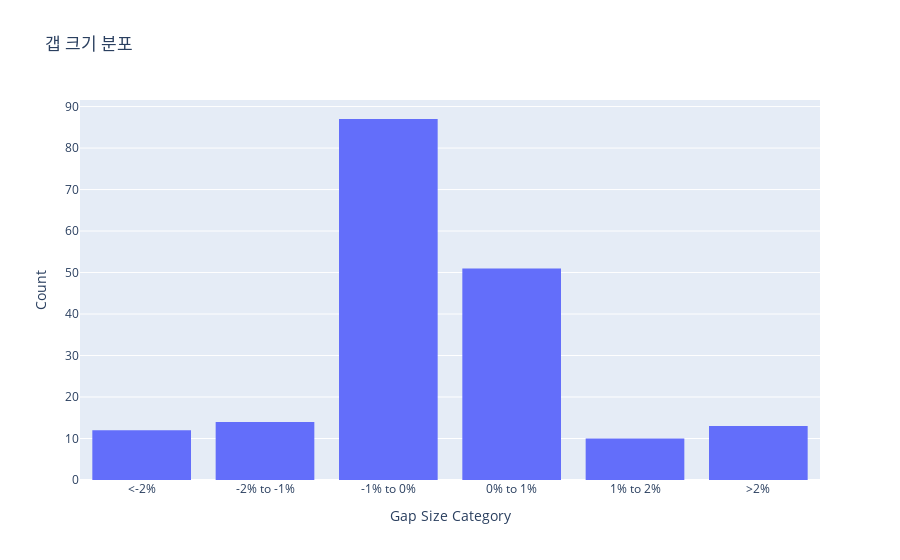
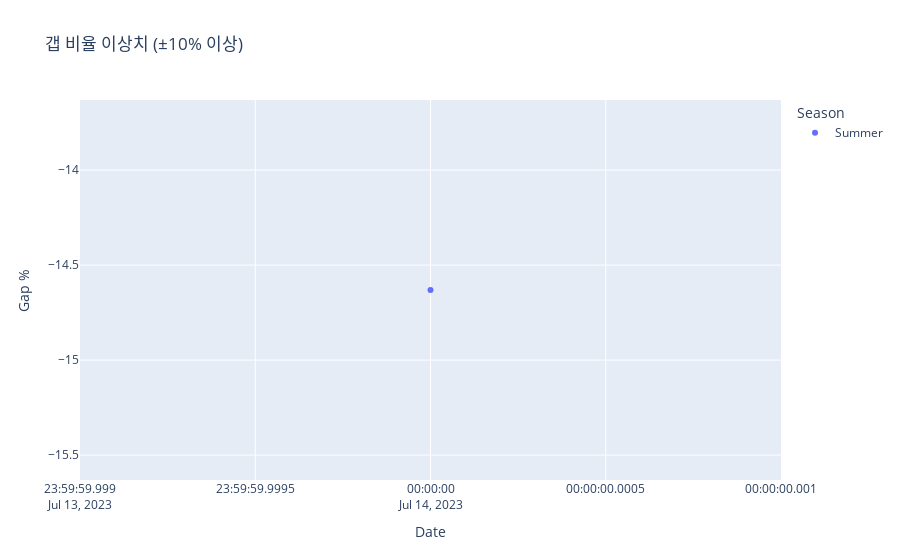

Notebook source saved alongside these figures, in order:
### Markdown cell above
- **갭 정의 및 범주화**
  - 갭 방향: 상승/하락/없음
  - 갭 크기: 절대값 기준 범주화

- **월별/계절별 분석**
  - 월별 갭 방향 비율
  - 겨울철(11-2월) vs 여름철(5-8월) 비교
  - 연도별/월별 갭 패턴

- **특이 케이스 분석**
  - 비정상 갭(±10% 이상) 탐지
  - 계절성 영향 확인

### Code cell
import pandas as pd
import matplotlib.pyplot as plt
import plotly.express as px
import seaborn as sns

# 1. 데이터 로드
data_friday = pd.read_csv('processed_natural_gas_data.csv')
data_friday['Date'] = pd.to_datetime(data_friday['Date'])
data_friday.set_index('Date', inplace=True)

# 2. 갭 방향 정의
def classify_gap(gap_pct):
    if gap_pct > 0.5:
        return 'Up'
    elif gap_pct < -0.5:
        return 'Down'
    else:
        return 'Neutral'

data_friday['Gap_Direction'] = data_friday['Gap_Pct'].apply(classify_gap)

# 3. 갭 크기 범주화
bins = [-float('inf'), -2, -1, 0, 1, 2, float('inf')]
labels = ['<-2%', '-2% to -1%', '-1% to 0%', '0% to 1%', '1% to 2%', '>2%']
data_friday['Gap_Size_Category'] = pd.cut(data_friday['Gap_Pct'], bins=bins, labels=labels)

# 4. 월별 갭 비율 계산
data_friday['Month'] = data_friday.index.month
monthly_gap_direction = data_friday.groupby('Month')['Gap_Direction'].value_counts(normalize=True).unstack().fillna(0)

# 5. 시각화 1: 월별 갭 방향 비율
monthly_gap_direction.plot(kind='bar', stacked=True, figsize=(10, 6), colormap='Set2')
plt.title('월별 갭 방향 비율 (Up/Down/Neutral)')
plt.xlabel('Month')
plt.ylabel('Ratio')
plt.legend(title='Gap Direction')
plt.show()

# 6. 시각화 2: 갭 크기 분포
fig = px.histogram(data_friday, x='Gap_Size_Category', title='갭 크기 분포',
                   category_orders={'Gap_Size_Category': labels})
fig.update_layout(xaxis_title='Gap Size Category', yaxis_title='Count')
fig.show()

# 디벨롭 1: 계절성 분석 강화
def classify_season(month):
    if month in [11, 12, 1, 2]:
        return 'Winter'
    elif month in [5, 6, 7, 8]:
        return 'Summer'
    else:
        return 'Other'

data_friday['Season'] = data_friday['Month'].apply(classify_season)
seasonal_gap = data_friday.groupby('Season')['Gap_Direction'].value_counts(normalize=True).unstack().fillna(0)

# 시각화 3: 계절별 갭 방향 비율
seasonal_gap.plot(kind='bar', stacked=True, figsize=(8, 5), colormap='Set3')
plt.title('계절별 갭 방향 비율 (Winter vs Summer)')
plt.xlabel('Season')
plt.ylabel('Ratio')
plt.legend(title='Gap Direction')
plt.show()

# 디벨롭 2: 이상치 탐지
outliers = data_friday[abs(data_friday['Gap_Pct']) >= 10]
print("\n갭 비율 이상치 (±10% 이상):")
print(outliers[['Close', 'MondayOpen', 'Gap_Pct', 'Season']])

if not outliers.empty:
    fig = px.scatter(outliers, x=outliers.index, y='Gap_Pct', color='Season',
                     title='갭 비율 이상치 (±10% 이상)',
                     labels={'Gap_Pct': 'Gap %', 'index': 'Date'})
    fig.show()
else:
    print("이상치(±10% 이상)가 없습니다.")

# 연도별-월별 갭 분석
data_friday['Year'] = data_friday.index.year
data_friday['Month'] = data_friday.index.month

# 연도별-월별 갭 방향 비율 계산
year_month_gap = data_friday.groupby(['Year', 'Month'])['Gap_Direction'].value_counts(normalize=True).unstack().fillna(0)

# 갭 상승 비율 히트맵
year_month_gap_up = year_month_gap['Up'].unstack()
plt.figure(figsize=(10, 6))
sns.heatmap(year_month_gap_up, annot=True, cmap='YlGnBu', fmt='.2f')
plt.title('연도별-월별 갭 상승 비율 히트맵')
plt.xlabel('Month')
plt.ylabel('Year')
plt.show()

# 갭 하락 비율 히트맵
year_month_gap_down = year_month_gap['Down'].unstack()
plt.figure(figsize=(10, 6))
sns.heatmap(year_month_gap_down, annot=True, cmap='YlOrRd', fmt='.2f')
plt.title('연도별-월별 갭 하락 비율 히트맵')
plt.xlabel('Month')
plt.ylabel('Year')
plt.show()

# 대안: 갭 상승-하락 비율 차이 히트맵
year_month_gap_diff = (year_month_gap['Up'] - year_month_gap['Down']).unstack()
plt.figure(figsize=(10, 6))
sns.heatmap(year_month_gap_diff, annot=True, cmap='RdBu', fmt='.2f', center=0)
plt.title('연도별-월별 갭 상승-하락 비율 차이 히트맵 (Up - Down)')
plt.xlabel('Month')
plt.ylabel('Year')
plt.show()

# 연도별-월별 평균 갭 비율 계산 및 시각화
year_month_avg_gap = data_friday.groupby(['Year', 'Month'])['Gap_Pct'].mean().unstack()

# 시각화: 연도별-월별 평균 갭 비율 히트맵
plt.figure(figsize=(10, 6))
sns.heatmap(year_month_avg_gap, annot=True, cmap='RdBu', fmt='.2f', center=0)
plt.title('연도별-월별 평균 갭 비율 히트맵')
plt.xlabel('Month')
plt.ylabel('Year')
plt.show()

### Figure 1 — Plotly figure (JSON) as saved in the notebook; plotly's stock layout.template omitted (floating-point values rounded to 4 significant figures; data arrays with more than 128 entries replaced by an {"elided": "..."} marker saying what was removed)
{"data": [{"alignmentgroup": "True", "bingroup": "x", "hovertemplate": "Gap_Size_Category=%{x}<br>count=%{y}<extra></extra>", "legendgroup": "", "marker": {"color": "#636efa", "pattern": {"shape": ""}}, "name": "", "offsetgroup": "", "orientation": "v", "showlegend": false, "type": "histogram", "x": {"elided": "187 str values"}, "xaxis": "x", "yaxis": "y"}], "layout": {"barmode": "relative", "legend": {"tracegroupgap": 0}, "title": {"text": "갭 크기 분포"}, "xaxis": {"anchor": "y", "categoryarray": ["<-2%", "-2% to -1%", "-1% to 0%", "0% to 1%", "1% to 2%", ">2%"], "categoryorder": "array", "domain": [0, 1], "title": {"text": "Gap Size Category"}}, "yaxis": {"anchor": "x", "domain": [0, 1], "title": {"text": "Count"}}}}

### Figure 2 — Plotly figure (JSON) as saved in the notebook; plotly's stock layout.template omitted (floating-point values rounded to 4 significant figures)
{"data": [{"hovertemplate": "Season=Summer<br>Date=%{x}<br>Gap %=%{y}<extra></extra>", "legendgroup": "Summer", "marker": {"color": "#636efa", "symbol": "circle"}, "mode": "markers", "name": "Summer", "orientation": "v", "showlegend": true, "type": "scatter", "x": ["2023-07-14T00:00:00"], "xaxis": "x", "y": [-14.63], "yaxis": "y"}], "layout": {"legend": {"title": {"text": "Season"}, "tracegroupgap": 0}, "title": {"text": "갭 비율 이상치 (±10% 이상)"}, "xaxis": {"anchor": "y", "domain": [0, 1], "title": {"text": "Date"}}, "yaxis": {"anchor": "x", "domain": [0, 1], "title": {"text": "Gap %"}}}}
